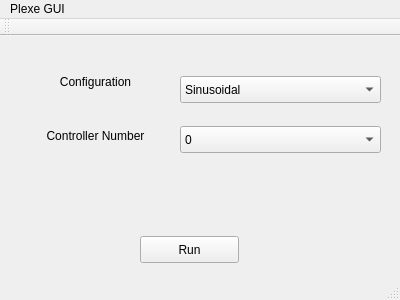
<?xml version="1.0" encoding="UTF-8"?>
<ui version="4.0">
 <class>MainWindow</class>
 <widget class="QMainWindow" name="MainWindow">
  <property name="geometry">
   <rect>
    <x>0</x>
    <y>0</y>
    <width>400</width>
    <height>300</height>
   </rect>
  </property>
  <property name="windowTitle">
   <string>MainWindow</string>
  </property>
  <widget class="QWidget" name="centralWidget">
   <widget class="QPushButton" name="pushButton">
    <property name="geometry">
     <rect>
      <x>140</x>
      <y>200</y>
      <width>99</width>
      <height>27</height>
     </rect>
    </property>
    <property name="text">
     <string>Run</string>
    </property>
   </widget>
   <widget class="QComboBox" name="configurationDropdown">
    <property name="geometry">
     <rect>
      <x>180</x>
      <y>40</y>
      <width>201</width>
      <height>27</height>
     </rect>
    </property>
    <property name="layoutDirection">
     <enum>Qt::LeftToRight</enum>
    </property>
    <item>
     <property name="text">
      <string>Sinusoidal</string>
     </property>
    </item>
    <item>
     <property name="text">
      <string>Breaking</string>
     </property>
    </item>
    <item>
     <property name="text">
      <string>PlatoonMerging</string>
     </property>
    </item>
    <item>
     <property name="text">
      <string>ManualDriving</string>
     </property>
    </item>
   </widget>
   <widget class="QComboBox" name="controllerDropdown">
    <property name="geometry">
     <rect>
      <x>180</x>
      <y>90</y>
      <width>201</width>
      <height>27</height>
     </rect>
    </property>
    <property name="currentIndex">
     <number>0</number>
    </property>
    <item>
     <property name="text">
      <string>0</string>
     </property>
    </item>
    <item>
     <property name="text">
      <string>1</string>
     </property>
    </item>
    <item>
     <property name="text">
      <string>2</string>
     </property>
    </item>
    <item>
     <property name="text">
      <string>3</string>
     </property>
    </item>
    <item>
     <property name="text">
      <string>4</string>
     </property>
    </item>
   </widget>
   <widget class="QLabel" name="label">
    <property name="geometry">
     <rect>
      <x>40</x>
      <y>30</y>
      <width>111</width>
      <height>31</height>
     </rect>
    </property>
    <property name="text">
     <string>Configuration</string>
    </property>
    <property name="alignment">
     <set>Qt::AlignCenter</set>
    </property>
   </widget>
   <widget class="QLabel" name="label_2">
    <property name="geometry">
     <rect>
      <x>30</x>
      <y>90</y>
      <width>131</width>
      <height>20</height>
     </rect>
    </property>
    <property name="text">
     <string>Controller Number</string>
    </property>
    <property name="alignment">
     <set>Qt::AlignCenter</set>
    </property>
   </widget>
  </widget>
  <widget class="QMenuBar" name="menuBar">
   <property name="geometry">
    <rect>
     <x>0</x>
     <y>0</y>
     <width>400</width>
     <height>25</height>
    </rect>
   </property>
   <widget class="QMenu" name="menuPlexe_GUI">
    <property name="title">
     <string>Plexe GUI</string>
    </property>
   </widget>
   <addaction name="menuPlexe_GUI"/>
  </widget>
  <widget class="QToolBar" name="mainToolBar">
   <attribute name="toolBarArea">
    <enum>TopToolBarArea</enum>
   </attribute>
   <attribute name="toolBarBreak">
    <bool>false</bool>
   </attribute>
  </widget>
  <widget class="QStatusBar" name="statusBar"/>
 </widget>
 <layoutdefault spacing="6" margin="11"/>
 <resources/>
 <connections/>
</ui>
